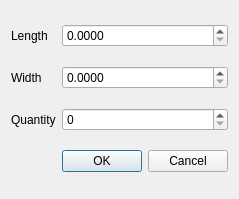
<?xml version="1.0" encoding="UTF-8"?>
<ui version="4.0">
 <class>CreateSheetDialog</class>
 <widget class="QDialog" name="CreateSheetDialog">
  <property name="geometry">
   <rect>
    <x>0</x>
    <y>0</y>
    <width>230</width>
    <height>199</height>
   </rect>
  </property>
  <property name="windowTitle">
   <string>Create Sheet</string>
  </property>
  <layout class="QGridLayout" name="gridLayout">
   <item row="0" column="1">
    <widget class="QDoubleSpinBox" name="width">
     <property name="decimals">
      <number>4</number>
     </property>
     <property name="maximum">
      <double>2147483647.000000000000000</double>
     </property>
     <property name="singleStep">
      <double>0.100000000000000</double>
     </property>
    </widget>
   </item>
   <item row="2" column="1">
    <widget class="QSpinBox" name="quantity">
     <property name="maximum">
      <number>2147483647</number>
     </property>
    </widget>
   </item>
   <item row="2" column="0">
    <widget class="QLabel" name="label_3">
     <property name="text">
      <string>Quantity</string>
     </property>
    </widget>
   </item>
   <item row="1" column="1">
    <widget class="QDoubleSpinBox" name="height">
     <property name="decimals">
      <number>4</number>
     </property>
     <property name="maximum">
      <double>2147483647.000000000000000</double>
     </property>
     <property name="singleStep">
      <double>0.100000000000000</double>
     </property>
    </widget>
   </item>
   <item row="0" column="0">
    <widget class="QLabel" name="label">
     <property name="text">
      <string>Length</string>
     </property>
    </widget>
   </item>
   <item row="1" column="0">
    <widget class="QLabel" name="label_2">
     <property name="text">
      <string>Width</string>
     </property>
    </widget>
   </item>
   <item row="3" column="1">
    <widget class="QDialogButtonBox" name="buttonBox">
     <property name="orientation">
      <enum>Qt::Horizontal</enum>
     </property>
     <property name="standardButtons">
      <set>QDialogButtonBox::Cancel|QDialogButtonBox::Ok</set>
     </property>
     <property name="centerButtons">
      <bool>false</bool>
     </property>
    </widget>
   </item>
  </layout>
 </widget>
 <resources/>
 <connections>
  <connection>
   <sender>buttonBox</sender>
   <signal>accepted()</signal>
   <receiver>CreateSheetDialog</receiver>
   <slot>accept()</slot>
   <hints>
    <hint type="sourcelabel">
     <x>248</x>
     <y>254</y>
    </hint>
    <hint type="destinationlabel">
     <x>157</x>
     <y>274</y>
    </hint>
   </hints>
  </connection>
  <connection>
   <sender>buttonBox</sender>
   <signal>rejected()</signal>
   <receiver>CreateSheetDialog</receiver>
   <slot>reject()</slot>
   <hints>
    <hint type="sourcelabel">
     <x>316</x>
     <y>260</y>
    </hint>
    <hint type="destinationlabel">
     <x>286</x>
     <y>274</y>
    </hint>
   </hints>
  </connection>
 </connections>
</ui>
